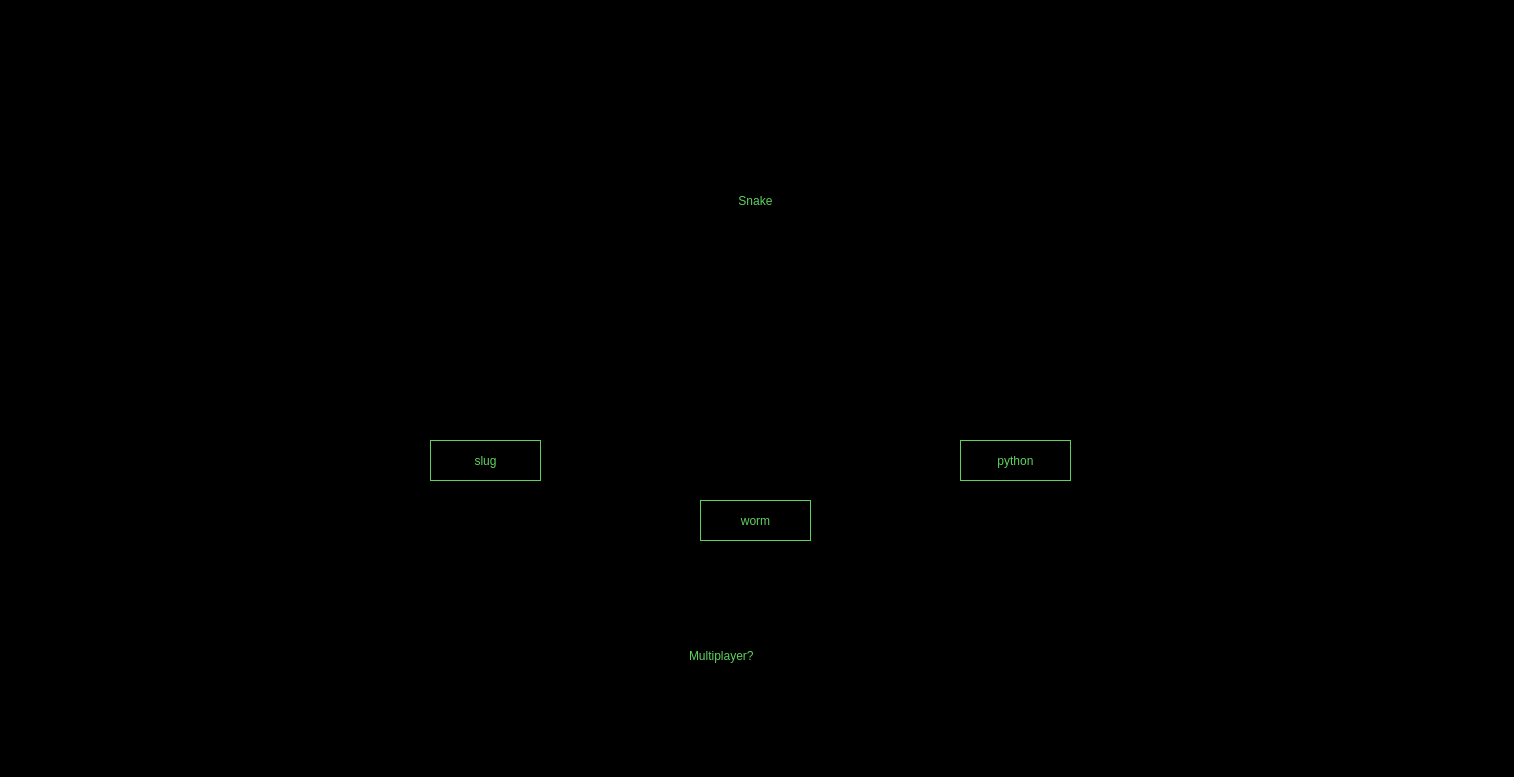
<?xml version="1.0" encoding="UTF-8"?>
<ui version="4.0">
 <class>Dialog</class>
 <widget class="QDialog" name="Dialog">
  <property name="geometry">
   <rect>
    <x>0</x>
    <y>0</y>
    <width>1514</width>
    <height>777</height>
   </rect>
  </property>
  <property name="windowTitle">
   <string>Dialog</string>
  </property>
  <property name="styleSheet">
   <string notr="true">background: black; color: #5fd25d;
font: 22pt &quot;MS Serif&quot;;</string>
  </property>
  <widget class="QStackedWidget" name="stackedWidget">
   <property name="geometry">
    <rect>
     <x>0</x>
     <y>0</y>
     <width>1521</width>
     <height>781</height>
    </rect>
   </property>
   <widget class="QWidget" name="splash_screen">
    <widget class="QLabel" name="label">
     <property name="geometry">
      <rect>
       <x>0</x>
       <y>120</y>
       <width>1511</width>
       <height>161</height>
      </rect>
     </property>
     <property name="styleSheet">
      <string notr="true">background: none; font: 40pt &quot;MS Serif&quot;;</string>
     </property>
     <property name="text">
      <string>Snake</string>
     </property>
     <property name="scaledContents">
      <bool>false</bool>
     </property>
     <property name="alignment">
      <set>Qt::AlignCenter</set>
     </property>
    </widget>
    <widget class="QPushButton" name="button_worm">
     <property name="geometry">
      <rect>
       <x>700</x>
       <y>500</y>
       <width>111</width>
       <height>41</height>
      </rect>
     </property>
     <property name="styleSheet">
      <string notr="true">background: none; border: 1px solid #5fd25d;</string>
     </property>
     <property name="text">
      <string>worm</string>
     </property>
    </widget>
    <widget class="QPushButton" name="button_python">
     <property name="geometry">
      <rect>
       <x>960</x>
       <y>440</y>
       <width>111</width>
       <height>41</height>
      </rect>
     </property>
     <property name="styleSheet">
      <string notr="true">background: none; border: 1px solid #5fd25d;</string>
     </property>
     <property name="text">
      <string>python</string>
     </property>
    </widget>
    <widget class="QPushButton" name="button_slug">
     <property name="geometry">
      <rect>
       <x>430</x>
       <y>440</y>
       <width>111</width>
       <height>41</height>
      </rect>
     </property>
     <property name="styleSheet">
      <string notr="true">background: none; border: 1px solid #5fd25d;</string>
     </property>
     <property name="text">
      <string>slug</string>
     </property>
    </widget>
    <widget class="QCheckBox" name="check_multiplayer">
     <property name="geometry">
      <rect>
       <x>670</x>
       <y>640</y>
       <width>181</width>
       <height>31</height>
      </rect>
     </property>
     <property name="styleSheet">
      <string notr="true"/>
     </property>
     <property name="text">
      <string>Multiplayer?</string>
     </property>
    </widget>
   </widget>
   <widget class="QWidget" name="gameplay">
    <widget class="QGraphicsView" name="graphicsView">
     <property name="geometry">
      <rect>
       <x>10</x>
       <y>10</y>
       <width>1491</width>
       <height>751</height>
      </rect>
     </property>
     <property name="sizeAdjustPolicy">
      <enum>QAbstractScrollArea::AdjustToContents</enum>
     </property>
    </widget>
    <widget class="QLabel" name="score_label">
     <property name="geometry">
      <rect>
       <x>1390</x>
       <y>30</y>
       <width>111</width>
       <height>31</height>
      </rect>
     </property>
     <property name="font">
      <font>
       <family>MS Serif</family>
       <pointsize>22</pointsize>
       <weight>50</weight>
       <italic>false</italic>
       <bold>false</bold>
      </font>
     </property>
     <property name="styleSheet">
      <string notr="true">background: transparent;</string>
     </property>
     <property name="text">
      <string>SCORE</string>
     </property>
     <property name="textFormat">
      <enum>Qt::AutoText</enum>
     </property>
     <property name="alignment">
      <set>Qt::AlignCenter</set>
     </property>
    </widget>
    <widget class="QLCDNumber" name="Score_board">
     <property name="geometry">
      <rect>
       <x>1300</x>
       <y>60</y>
       <width>171</width>
       <height>81</height>
      </rect>
     </property>
     <property name="styleSheet">
      <string notr="true">background: transparent;</string>
     </property>
    </widget>
   </widget>
  </widget>
 </widget>
 <layoutdefault spacing="6" margin="11"/>
 <resources/>
 <connections/>
</ui>
